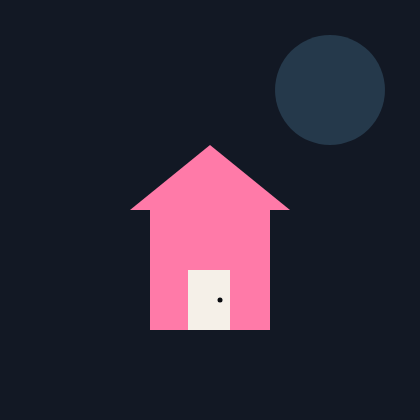
Frame 1 (no input)
Frame 60 (no input): identical to frame 1, image omitted
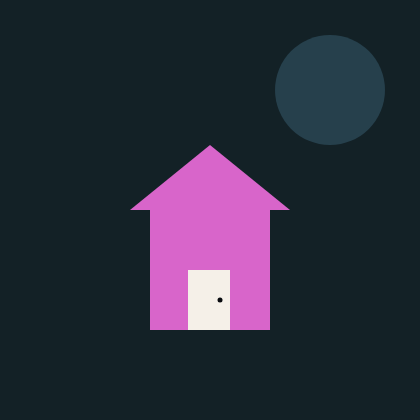
Frame 120 (the mouse pressed at the canvas centre since frame 60)

The p5.js sketch that drew these frames (run headless with seeded random() and noise() and a simulated clock; from frame 60 on, the mouse is pressed at the canvas centre):

// p5.js sketch
// ── sketch.js
let houseColor;
let skyColor;

function setup() {
  createCanvas(420, 420);
  noStroke();
  houseColor = color(255, 122, 168);
  skyColor = color(18, 24, 36);
}

function draw() {
  background(skyColor);
  fill(125, 211, 252, 45);
  circle(330, 90, 110);

  fill(houseColor);
  rect(150, 210, 120, 120);
  triangle(130, 210, 210, 145, 290, 210);

  fill(245, 240, 232);
  rect(188, 270, 42, 60);
  fill(8, 10, 14);
  circle(220, 300, 5);
}

function mousePressed() {
  houseColor = color(random(120, 255), random(80, 180), random(120, 230));
  skyColor = color(random(8, 40), random(12, 38), random(24, 70));
}
